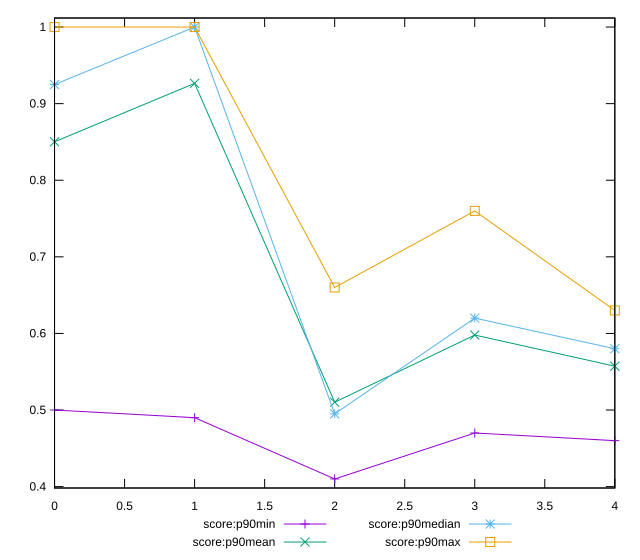

The gnuplot source for this figure:
reset

$scoreP90Min <<EOF
0 0.5
1 0.49
2 0.41
3 0.47
4 0.46
EOF

$scoreP90Mean <<EOF
0 0.850212765957447
1 0.9264893617021274
2 0.5102127659574467
3 0.597872340425532
4 0.557234042553191
EOF

$scoreP90Median <<EOF
0 0.925
1 1
2 0.495
3 0.62
4 0.58
EOF

$scoreP90Max <<EOF
0 1
1 1
2 0.66
3 0.76
4 0.63
EOF

set key outside below
set xrange [0:4]
set yrange [0.3982:1.0118]
set trange [0.3982:1.0118]
set terminal svg size 640, 560 enhanced background rgb 'white'
set output "report_00015_2021-02-09T16-11-33.973Z/uses-http2/progression/score.svg"

plot $scoreP90Min title "score:p90min" with linespoints, \
     $scoreP90Mean title "score:p90mean" with linespoints, \
     $scoreP90Median title "score:p90median" with linespoints, \
     $scoreP90Max title "score:p90max" with linespoints

reset
